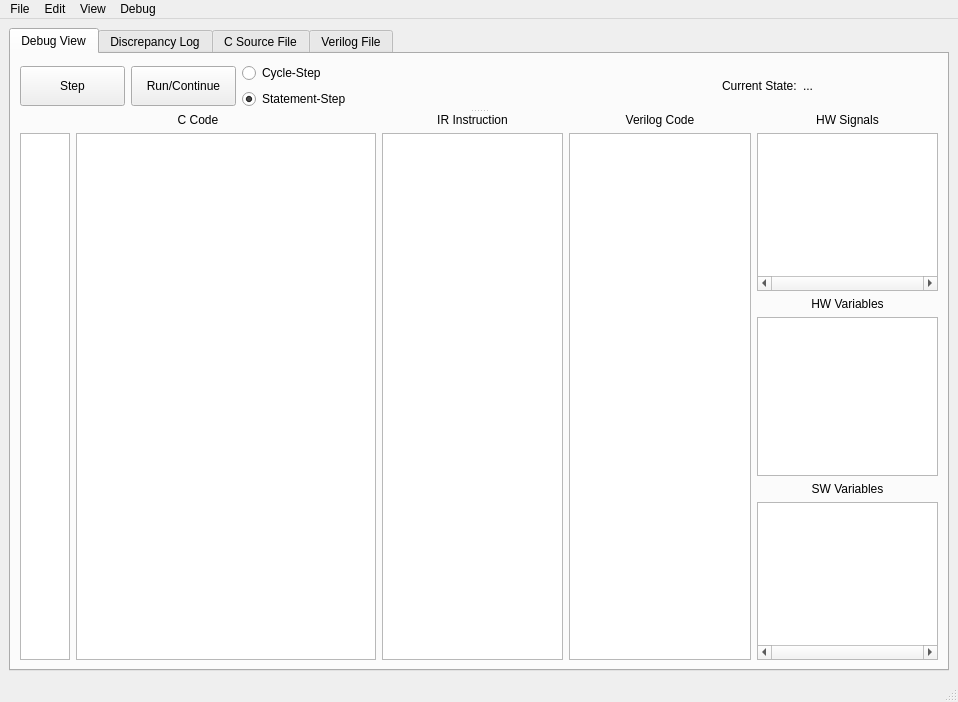
<?xml version="1.0" encoding="UTF-8"?>
<ui version="4.0">
 <class>newForm</class>
 <widget class="QMainWindow" name="newForm">
  <property name="geometry">
   <rect>
    <x>0</x>
    <y>0</y>
    <width>958</width>
    <height>702</height>
   </rect>
  </property>
  <property name="sizePolicy">
   <sizepolicy hsizetype="Expanding" vsizetype="Expanding">
    <horstretch>0</horstretch>
    <verstretch>0</verstretch>
   </sizepolicy>
  </property>
  <property name="windowTitle">
   <string>Inspect - LegUp HLS Source-Level Debugger 1.0</string>
  </property>
  <property name="windowIcon">
   <iconset>
    <normaloff>Debugging.png</normaloff>Debugging.png</iconset>
  </property>
  <widget class="QWidget" name="centralwidget">
   <property name="sizePolicy">
    <sizepolicy hsizetype="Preferred" vsizetype="Preferred">
     <horstretch>0</horstretch>
     <verstretch>0</verstretch>
    </sizepolicy>
   </property>
   <layout class="QHBoxLayout" name="horizontalLayout_7">
    <item>
     <widget class="QTabWidget" name="tabWidget">
      <property name="currentIndex">
       <number>0</number>
      </property>
      <widget class="QWidget" name="tabDebug">
       <attribute name="title">
        <string>Debug View</string>
       </attribute>
       <layout class="QVBoxLayout" name="verticalLayout_5">
        <item>
         <widget class="QSplitter" name="splitter">
          <property name="sizePolicy">
           <sizepolicy hsizetype="Expanding" vsizetype="Expanding">
            <horstretch>0</horstretch>
            <verstretch>0</verstretch>
           </sizepolicy>
          </property>
          <property name="orientation">
           <enum>Qt::Vertical</enum>
          </property>
          <widget class="QWidget" name="layoutWidget">
           <layout class="QHBoxLayout" name="horizontalLayout_2">
            <item>
             <layout class="QHBoxLayout" name="horizontalLayout_3">
              <item>
               <widget class="QPushButton" name="pushButtonSingleStepping">
                <property name="sizePolicy">
                 <sizepolicy hsizetype="Expanding" vsizetype="Expanding">
                  <horstretch>0</horstretch>
                  <verstretch>0</verstretch>
                 </sizepolicy>
                </property>
                <property name="maximumSize">
                 <size>
                  <width>120</width>
                  <height>40</height>
                 </size>
                </property>
                <property name="text">
                 <string>Step</string>
                </property>
               </widget>
              </item>
              <item>
               <widget class="QPushButton" name="pushButtonContinue">
                <property name="sizePolicy">
                 <sizepolicy hsizetype="Expanding" vsizetype="Expanding">
                  <horstretch>0</horstretch>
                  <verstretch>0</verstretch>
                 </sizepolicy>
                </property>
                <property name="maximumSize">
                 <size>
                  <width>120</width>
                  <height>40</height>
                 </size>
                </property>
                <property name="text">
                 <string>Run/Continue</string>
                </property>
               </widget>
              </item>
             </layout>
            </item>
            <item>
             <layout class="QVBoxLayout" name="verticalLayout">
              <item>
               <widget class="QRadioButton" name="radioButtonStepInto">
                <property name="sizePolicy">
                 <sizepolicy hsizetype="Expanding" vsizetype="Expanding">
                  <horstretch>0</horstretch>
                  <verstretch>0</verstretch>
                 </sizepolicy>
                </property>
                <property name="maximumSize">
                 <size>
                  <width>16777215</width>
                  <height>20</height>
                 </size>
                </property>
                <property name="text">
                 <string>Cycle-Step</string>
                </property>
               </widget>
              </item>
              <item>
               <widget class="QRadioButton" name="radioButtonStepOver">
                <property name="sizePolicy">
                 <sizepolicy hsizetype="Expanding" vsizetype="Expanding">
                  <horstretch>0</horstretch>
                  <verstretch>0</verstretch>
                 </sizepolicy>
                </property>
                <property name="maximumSize">
                 <size>
                  <width>16777215</width>
                  <height>20</height>
                 </size>
                </property>
                <property name="text">
                 <string>Statement-Step</string>
                </property>
                <property name="checked">
                 <bool>true</bool>
                </property>
               </widget>
              </item>
             </layout>
            </item>
            <item>
             <spacer name="horizontalSpacer">
              <property name="orientation">
               <enum>Qt::Horizontal</enum>
              </property>
              <property name="sizeHint" stdset="0">
               <size>
                <width>258</width>
                <height>20</height>
               </size>
              </property>
             </spacer>
            </item>
            <item>
             <layout class="QHBoxLayout" name="horizontalLayout">
              <item>
               <widget class="QLabel" name="label">
                <property name="sizePolicy">
                 <sizepolicy hsizetype="Fixed" vsizetype="Fixed">
                  <horstretch>0</horstretch>
                  <verstretch>0</verstretch>
                 </sizepolicy>
                </property>
                <property name="text">
                 <string>Current State:</string>
                </property>
               </widget>
              </item>
              <item>
               <widget class="QLabel" name="labelCurrentState">
                <property name="sizePolicy">
                 <sizepolicy hsizetype="Expanding" vsizetype="Fixed">
                  <horstretch>0</horstretch>
                  <verstretch>0</verstretch>
                 </sizepolicy>
                </property>
                <property name="text">
                 <string>...</string>
                </property>
               </widget>
              </item>
             </layout>
            </item>
           </layout>
          </widget>
          <widget class="QWidget" name="layoutWidget">
           <layout class="QHBoxLayout" name="horizontalLayout_6">
            <item>
             <layout class="QVBoxLayout" name="verticalLayout_3">
              <item>
               <widget class="QLabel" name="labelHighLevel">
                <property name="text">
                 <string>C Code</string>
                </property>
                <property name="alignment">
                 <set>Qt::AlignCenter</set>
                </property>
               </widget>
              </item>
              <item>
               <layout class="QHBoxLayout" name="horizontalLayout_4">
                <item>
                 <widget class="QTextEdit" name="textEditLineNumber">
                  <property name="maximumSize">
                   <size>
                    <width>50</width>
                    <height>16777215</height>
                   </size>
                  </property>
                  <property name="lineWrapMode">
                   <enum>QTextEdit::NoWrap</enum>
                  </property>
                  <property name="readOnly">
                   <bool>true</bool>
                  </property>
                 </widget>
                </item>
                <item>
                 <widget class="QTextEdit" name="textEditHighLevel">
                  <property name="minimumSize">
                   <size>
                    <width>300</width>
                    <height>0</height>
                   </size>
                  </property>
                  <property name="frameShape">
                   <enum>QFrame::StyledPanel</enum>
                  </property>
                  <property name="lineWrapMode">
                   <enum>QTextEdit::NoWrap</enum>
                  </property>
                 </widget>
                </item>
               </layout>
              </item>
             </layout>
            </item>
            <item>
             <layout class="QVBoxLayout" name="verticalLayout_6">
              <item>
               <widget class="QLabel" name="labelIR">
                <property name="text">
                 <string>IR Instruction</string>
                </property>
                <property name="alignment">
                 <set>Qt::AlignCenter</set>
                </property>
               </widget>
              </item>
              <item>
               <widget class="QTreeWidget" name="treeWidgetIR">
                <attribute name="headerVisible">
                 <bool>false</bool>
                </attribute>
                <column>
                 <property name="text">
                  <string notr="true">1</string>
                 </property>
                </column>
               </widget>
              </item>
             </layout>
            </item>
            <item>
             <layout class="QVBoxLayout" name="verticalLayout_7">
              <item>
               <widget class="QLabel" name="labelHardware">
                <property name="text">
                 <string>Verilog Code</string>
                </property>
                <property name="alignment">
                 <set>Qt::AlignCenter</set>
                </property>
               </widget>
              </item>
              <item>
               <widget class="QListWidget" name="listWidgetHardware"/>
              </item>
             </layout>
            </item>
            <item>
             <layout class="QVBoxLayout" name="verticalLayout_4">
              <item>
               <widget class="QLabel" name="labelWatch">
                <property name="text">
                 <string>HW Signals</string>
                </property>
                <property name="alignment">
                 <set>Qt::AlignCenter</set>
                </property>
               </widget>
              </item>
              <item>
               <layout class="QHBoxLayout" name="horizontalLayout_5">
                <item>
                 <layout class="QVBoxLayout" name="verticalLayout_2">
                  <item>
                   <widget class="QTreeWidget" name="treeWidgetWatch">
                    <property name="sizePolicy">
                     <sizepolicy hsizetype="Expanding" vsizetype="Expanding">
                      <horstretch>0</horstretch>
                      <verstretch>0</verstretch>
                     </sizepolicy>
                    </property>
                    <property name="maximumSize">
                     <size>
                      <width>16777215</width>
                      <height>16777215</height>
                     </size>
                    </property>
                    <property name="frameShape">
                     <enum>QFrame::StyledPanel</enum>
                    </property>
                    <property name="frameShadow">
                     <enum>QFrame::Sunken</enum>
                    </property>
                    <property name="lineWidth">
                     <number>1</number>
                    </property>
                    <property name="verticalScrollBarPolicy">
                     <enum>Qt::ScrollBarAsNeeded</enum>
                    </property>
                    <property name="horizontalScrollBarPolicy">
                     <enum>Qt::ScrollBarAlwaysOn</enum>
                    </property>
                    <property name="rootIsDecorated">
                     <bool>true</bool>
                    </property>
                    <attribute name="headerVisible">
                     <bool>false</bool>
                    </attribute>
                    <column>
                     <property name="text">
                      <string notr="true">1</string>
                     </property>
                    </column>
                   </widget>
                  </item>
                  <item>
                   <widget class="QLabel" name="labelWatch_3">
                    <property name="text">
                     <string>HW Variables</string>
                    </property>
                    <property name="alignment">
                     <set>Qt::AlignCenter</set>
                    </property>
                   </widget>
                  </item>
                  <item>
                   <widget class="QTreeWidget" name="treeWidgetHWValues">
                    <property name="alternatingRowColors">
                     <bool>true</bool>
                    </property>
                    <property name="headerHidden">
                     <bool>true</bool>
                    </property>
                    <column>
                     <property name="text">
                      <string notr="true">1</string>
                     </property>
                    </column>
                   </widget>
                  </item>
                  <item>
                   <widget class="QLabel" name="labelWatchSWVariables">
                    <property name="text">
                     <string>SW Variables</string>
                    </property>
                    <property name="alignment">
                     <set>Qt::AlignCenter</set>
                    </property>
                   </widget>
                  </item>
                  <item>
                   <widget class="QTableWidget" name="tableWidgetSWVariables">
                    <property name="horizontalScrollBarPolicy">
                     <enum>Qt::ScrollBarAlwaysOn</enum>
                    </property>
                    <attribute name="horizontalHeaderDefaultSectionSize">
                     <number>140</number>
                    </attribute>
                    <attribute name="horizontalHeaderMinimumSectionSize">
                     <number>80</number>
                    </attribute>
                    <attribute name="horizontalHeaderStretchLastSection">
                     <bool>true</bool>
                    </attribute>
                   </widget>
                  </item>
                 </layout>
                </item>
               </layout>
              </item>
             </layout>
            </item>
           </layout>
          </widget>
         </widget>
        </item>
       </layout>
      </widget>
      <widget class="QWidget" name="tabDiscrepanyLog">
       <attribute name="title">
        <string>Discrepancy Log</string>
       </attribute>
       <layout class="QHBoxLayout" name="horizontalLayout_8">
        <item>
         <widget class="QTableWidget" name="plainTableEditLog"/>
        </item>
       </layout>
      </widget>
      <widget class="QWidget" name="tabSourceCode">
       <attribute name="title">
        <string>C Source File</string>
       </attribute>
       <layout class="QHBoxLayout" name="horizontalLayout_9">
        <item>
         <widget class="QTextEdit" name="textEditCSource">
          <property name="minimumSize">
           <size>
            <width>300</width>
            <height>0</height>
           </size>
          </property>
          <property name="frameShape">
           <enum>QFrame::StyledPanel</enum>
          </property>
          <property name="lineWrapMode">
           <enum>QTextEdit::NoWrap</enum>
          </property>
         </widget>
        </item>
       </layout>
      </widget>
      <widget class="QWidget" name="tabVerilogCode">
       <attribute name="title">
        <string>Verilog File</string>
       </attribute>
       <layout class="QHBoxLayout" name="horizontalLayout_10">
        <item>
         <widget class="QTextEdit" name="textEditVerilogFile">
          <property name="minimumSize">
           <size>
            <width>300</width>
            <height>0</height>
           </size>
          </property>
          <property name="frameShape">
           <enum>QFrame::StyledPanel</enum>
          </property>
          <property name="lineWrapMode">
           <enum>QTextEdit::NoWrap</enum>
          </property>
         </widget>
        </item>
       </layout>
      </widget>
     </widget>
    </item>
   </layout>
  </widget>
  <widget class="QMenuBar" name="menuBar">
   <property name="geometry">
    <rect>
     <x>0</x>
     <y>0</y>
     <width>958</width>
     <height>25</height>
    </rect>
   </property>
   <widget class="QMenu" name="menuFile">
    <property name="title">
     <string>File</string>
    </property>
    <addaction name="actionOpen_Connection"/>
    <addaction name="actionLoad_Design"/>
    <addaction name="actionRun_Reference_Sim"/>
    <addaction name="actionRun_On_Chip"/>
    <addaction name="actionExit"/>
   </widget>
   <widget class="QMenu" name="menuView">
    <property name="title">
     <string>View</string>
    </property>
    <addaction name="actionView_IR_Instructions"/>
    <addaction name="actionView_verilog_Code"/>
    <addaction name="actionView_Watch_Signals"/>
   </widget>
   <widget class="QMenu" name="menuDebug">
    <property name="title">
     <string>Debug</string>
    </property>
    <addaction name="actionReBuildCode"/>
   </widget>
   <widget class="QMenu" name="menuEdit">
    <property name="title">
     <string>Edit</string>
    </property>
    <addaction name="actionSelect_Signals"/>
    <addaction name="actionAutomatic_Signal_Selection"/>
   </widget>
   <addaction name="menuFile"/>
   <addaction name="menuEdit"/>
   <addaction name="menuView"/>
   <addaction name="menuDebug"/>
  </widget>
  <widget class="QStatusBar" name="statusbar"/>
  <action name="actionView_IR_Instructions">
   <property name="checkable">
    <bool>true</bool>
   </property>
   <property name="checked">
    <bool>true</bool>
   </property>
   <property name="text">
    <string>View IR Instructions</string>
   </property>
  </action>
  <action name="actionView_verilog_Code">
   <property name="checkable">
    <bool>true</bool>
   </property>
   <property name="checked">
    <bool>true</bool>
   </property>
   <property name="text">
    <string>View verilog Code</string>
   </property>
  </action>
  <action name="actionView_Watch_Signals">
   <property name="checkable">
    <bool>true</bool>
   </property>
   <property name="checked">
    <bool>true</bool>
   </property>
   <property name="text">
    <string>Watch Variables and Signals</string>
   </property>
  </action>
  <action name="actionOpen_Connection">
   <property name="text">
    <string>Open Connection</string>
   </property>
  </action>
  <action name="actionLoad_Design">
   <property name="text">
    <string>Load Design</string>
   </property>
  </action>
  <action name="actionExit">
   <property name="text">
    <string>Exit</string>
   </property>
  </action>
  <action name="actionReBuildCode">
   <property name="text">
    <string>ReBuild Code</string>
   </property>
  </action>
  <action name="actionRun_On_Chip">
   <property name="text">
    <string>Run On-Chip</string>
   </property>
  </action>
  <action name="actionSelect_Signals">
   <property name="checkable">
    <bool>false</bool>
   </property>
   <property name="text">
    <string>Select Signals</string>
   </property>
  </action>
  <action name="actionAutomatic_Signal_Selection">
   <property name="text">
    <string>Automatic Signal Selection</string>
   </property>
  </action>
  <action name="actionRun_Reference_Sim">
   <property name="text">
    <string>Run Reference Sim</string>
   </property>
  </action>
 </widget>
 <resources/>
 <connections>
  <connection>
   <sender>actionView_IR_Instructions</sender>
   <signal>changed()</signal>
   <receiver>newForm</receiver>
   <slot>actionView_IR_Instructions_changed()</slot>
   <hints>
    <hint type="sourcelabel">
     <x>-1</x>
     <y>-1</y>
    </hint>
    <hint type="destinationlabel">
     <x>373</x>
     <y>297</y>
    </hint>
   </hints>
  </connection>
  <connection>
   <sender>actionView_verilog_Code</sender>
   <signal>changed()</signal>
   <receiver>newForm</receiver>
   <slot>actionView_HW_Info_changed()</slot>
   <hints>
    <hint type="sourcelabel">
     <x>-1</x>
     <y>-1</y>
    </hint>
    <hint type="destinationlabel">
     <x>373</x>
     <y>297</y>
    </hint>
   </hints>
  </connection>
  <connection>
   <sender>actionView_Watch_Signals</sender>
   <signal>changed()</signal>
   <receiver>newForm</receiver>
   <slot>actionView_Watch_changed()</slot>
   <hints>
    <hint type="sourcelabel">
     <x>-1</x>
     <y>-1</y>
    </hint>
    <hint type="destinationlabel">
     <x>373</x>
     <y>297</y>
    </hint>
   </hints>
  </connection>
  <connection>
   <sender>actionOpen_Connection</sender>
   <signal>triggered()</signal>
   <receiver>newForm</receiver>
   <slot>pushButtonOpenConnection_clicked()</slot>
   <hints>
    <hint type="sourcelabel">
     <x>-1</x>
     <y>-1</y>
    </hint>
    <hint type="destinationlabel">
     <x>365</x>
     <y>277</y>
    </hint>
   </hints>
  </connection>
  <connection>
   <sender>actionLoad_Design</sender>
   <signal>triggered()</signal>
   <receiver>newForm</receiver>
   <slot>pushButtonLoadDesign_clicked()</slot>
   <hints>
    <hint type="sourcelabel">
     <x>-1</x>
     <y>-1</y>
    </hint>
    <hint type="destinationlabel">
     <x>365</x>
     <y>277</y>
    </hint>
   </hints>
  </connection>
  <connection>
   <sender>actionExit</sender>
   <signal>triggered()</signal>
   <receiver>newForm</receiver>
   <slot>pushButtonExit_clicked()</slot>
   <hints>
    <hint type="sourcelabel">
     <x>-1</x>
     <y>-1</y>
    </hint>
    <hint type="destinationlabel">
     <x>365</x>
     <y>277</y>
    </hint>
   </hints>
  </connection>
  <connection>
   <sender>actionReBuildCode</sender>
   <signal>triggered()</signal>
   <receiver>newForm</receiver>
   <slot>actionReBuildCode_clicked()</slot>
   <hints>
    <hint type="sourcelabel">
     <x>-1</x>
     <y>-1</y>
    </hint>
    <hint type="destinationlabel">
     <x>373</x>
     <y>307</y>
    </hint>
   </hints>
  </connection>
  <connection>
   <sender>actionSelect_Signals</sender>
   <signal>triggered()</signal>
   <receiver>newForm</receiver>
   <slot>actionSelectSignals_clicked()</slot>
   <hints>
    <hint type="sourcelabel">
     <x>-1</x>
     <y>-1</y>
    </hint>
    <hint type="destinationlabel">
     <x>595</x>
     <y>306</y>
    </hint>
   </hints>
  </connection>
  <connection>
   <sender>pushButtonSingleStepping</sender>
   <signal>clicked()</signal>
   <receiver>newForm</receiver>
   <slot>pushButtonSingleStepping_clicked()</slot>
   <hints>
    <hint type="sourcelabel">
     <x>95</x>
     <y>93</y>
    </hint>
    <hint type="destinationlabel">
     <x>174</x>
     <y>43</y>
    </hint>
   </hints>
  </connection>
  <connection>
   <sender>pushButtonContinue</sender>
   <signal>clicked()</signal>
   <receiver>newForm</receiver>
   <slot>pushButtonContinue_clicked()</slot>
   <hints>
    <hint type="sourcelabel">
     <x>212</x>
     <y>93</y>
    </hint>
    <hint type="destinationlabel">
     <x>528</x>
     <y>44</y>
    </hint>
   </hints>
  </connection>
  <connection>
   <sender>textEditLineNumber</sender>
   <signal>cursorPositionChanged()</signal>
   <receiver>newForm</receiver>
   <slot>textEditLineNumbers_CursorPositionChanged()</slot>
   <hints>
    <hint type="sourcelabel">
     <x>24</x>
     <y>274</y>
    </hint>
    <hint type="destinationlabel">
     <x>36</x>
     <y>163</y>
    </hint>
   </hints>
  </connection>
  <connection>
   <sender>textEditHighLevel</sender>
   <signal>cursorPositionChanged()</signal>
   <receiver>newForm</receiver>
   <slot>textEditHighLevel_CursorPositionChanged()</slot>
   <hints>
    <hint type="sourcelabel">
     <x>128</x>
     <y>331</y>
    </hint>
    <hint type="destinationlabel">
     <x>175</x>
     <y>161</y>
    </hint>
   </hints>
  </connection>
  <connection>
   <sender>radioButtonStepInto</sender>
   <signal>toggled(bool)</signal>
   <receiver>newForm</receiver>
   <slot>radioButtonStepInto_Toggled(bool)</slot>
   <hints>
    <hint type="sourcelabel">
     <x>452</x>
     <y>95</y>
    </hint>
    <hint type="destinationlabel">
     <x>480</x>
     <y>39</y>
    </hint>
   </hints>
  </connection>
  <connection>
   <sender>treeWidgetIR</sender>
   <signal>itemClicked(QTreeWidgetItem*,int)</signal>
   <receiver>newForm</receiver>
   <slot>treeWidgetIR_itemClicked(QTreeWidgetItem*,int)</slot>
   <hints>
    <hint type="sourcelabel">
     <x>405</x>
     <y>549</y>
    </hint>
    <hint type="destinationlabel">
     <x>351</x>
     <y>589</y>
    </hint>
   </hints>
  </connection>
  <connection>
   <sender>actionRun_On_Chip</sender>
   <signal>triggered()</signal>
   <receiver>newForm</receiver>
   <slot>actionRunOnChip_clicked()</slot>
   <hints>
    <hint type="sourcelabel">
     <x>-1</x>
     <y>-1</y>
    </hint>
    <hint type="destinationlabel">
     <x>712</x>
     <y>298</y>
    </hint>
   </hints>
  </connection>
  <connection>
   <sender>actionAutomatic_Signal_Selection</sender>
   <signal>triggered()</signal>
   <receiver>newForm</receiver>
   <slot>actionAutomaticSignalSelection_clicked()</slot>
   <hints>
    <hint type="sourcelabel">
     <x>-1</x>
     <y>-1</y>
    </hint>
    <hint type="destinationlabel">
     <x>406</x>
     <y>296</y>
    </hint>
   </hints>
  </connection>
  <connection>
   <sender>actionRun_Reference_Sim</sender>
   <signal>triggered()</signal>
   <receiver>newForm</receiver>
   <slot>actionRunReferenceSim_clicked()</slot>
   <hints>
    <hint type="sourcelabel">
     <x>-1</x>
     <y>-1</y>
    </hint>
    <hint type="destinationlabel">
     <x>478</x>
     <y>350</y>
    </hint>
   </hints>
  </connection>
  <connection>
   <sender>plainTableEditLog</sender>
   <signal>itemClicked(QTableWidgetItem*)</signal>
   <receiver>newForm</receiver>
   <slot>plainTableEditLog_itemClicked(QTableWidgetItem*)</slot>
   <hints>
    <hint type="sourcelabel">
     <x>389</x>
     <y>108</y>
    </hint>
    <hint type="destinationlabel">
     <x>437</x>
     <y>31</y>
    </hint>
   </hints>
  </connection>
 </connections>
 <slots>
  <slot>pushButtonOpenConnection_clicked()</slot>
  <slot>pushButtonExamine_clicked()</slot>
  <slot>pushButtonRun_clicked()</slot>
  <slot>pushButtonLoadDesign_clicked()</slot>
  <slot>pushButtonSingleStepping_clicked()</slot>
  <slot>pushButtonExit_clicked()</slot>
  <slot>treeWidgetIR_itemClicked(QTreeWidgetItem*,int)</slot>
  <slot>actionView_IR_Instructions_changed()</slot>
  <slot>actionView_HW_Info_changed()</slot>
  <slot>actionView_Watch_changed()</slot>
  <slot>radioButtonStepInto_Toggled(bool)</slot>
  <slot>textEditHighLevel_CursorPositionChanged()</slot>
  <slot>textEditLineNumbers_CursorPositionChanged()</slot>
  <slot>pushButtonContinue_clicked()</slot>
  <slot>actionReBuildCode_clicked()</slot>
  <slot>actionRunOnChip_clicked()</slot>
  <slot>actionSelectSignals_clicked()</slot>
  <slot>actionAutomaticSignalSelection_clicked()</slot>
  <slot>actionRunReferenceSim_clicked()</slot>
  <slot>plainTableEditLog_itemClicked(QTableWidgetItem*)</slot>
 </slots>
</ui>
